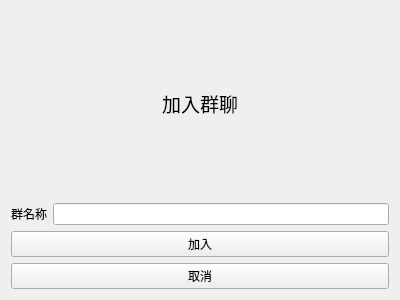
<?xml version="1.0" encoding="UTF-8"?>
<ui version="4.0">
 <class>AddGroup</class>
 <widget class="QWidget" name="AddGroup">
  <property name="geometry">
   <rect>
    <x>0</x>
    <y>0</y>
    <width>400</width>
    <height>300</height>
   </rect>
  </property>
  <property name="windowTitle">
   <string>Form</string>
  </property>
  <layout class="QVBoxLayout" name="verticalLayout">
   <item>
    <widget class="QLabel" name="label">
     <property name="text">
      <string>&lt;html&gt;&lt;head/&gt;&lt;body&gt;&lt;p align=&quot;center&quot;&gt;&lt;span style=&quot; font-size:14pt;&quot;&gt;加入群聊&lt;/span&gt;&lt;/p&gt;&lt;/body&gt;&lt;/html&gt;</string>
     </property>
    </widget>
   </item>
   <item>
    <layout class="QHBoxLayout" name="horizontalLayout">
     <item>
      <widget class="QLabel" name="label_2">
       <property name="text">
        <string>&lt;html&gt;&lt;head/&gt;&lt;body&gt;&lt;p align=&quot;center&quot;&gt;群名称&lt;/p&gt;&lt;/body&gt;&lt;/html&gt;</string>
       </property>
      </widget>
     </item>
     <item>
      <widget class="QLineEdit" name="lineEdit"/>
     </item>
    </layout>
   </item>
   <item>
    <widget class="QPushButton" name="joinButton">
     <property name="text">
      <string>加入</string>
     </property>
    </widget>
   </item>
   <item>
    <widget class="QPushButton" name="cancelButton">
     <property name="text">
      <string>取消</string>
     </property>
    </widget>
   </item>
  </layout>
 </widget>
 <resources/>
 <connections/>
</ui>
